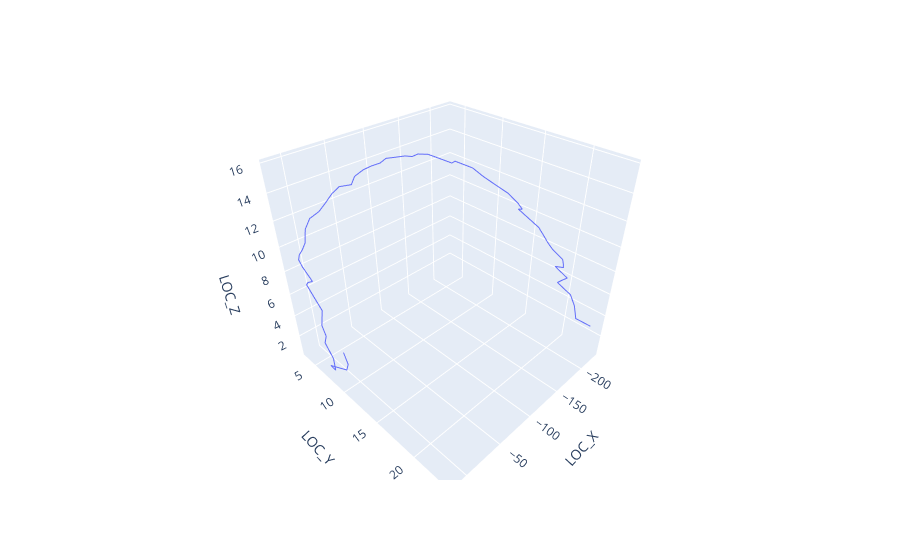

Notebook code cell kept with this figure:
### Code cell
px.line_3d(df,x='LOC_X',y='LOC_Y',z='LOC_Z')
